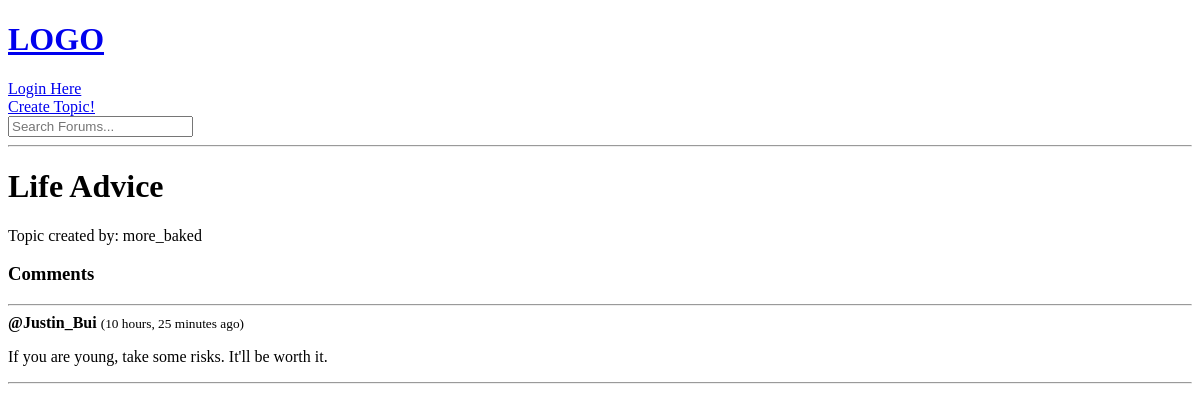
Page /topics/12/ on the earlier database version.
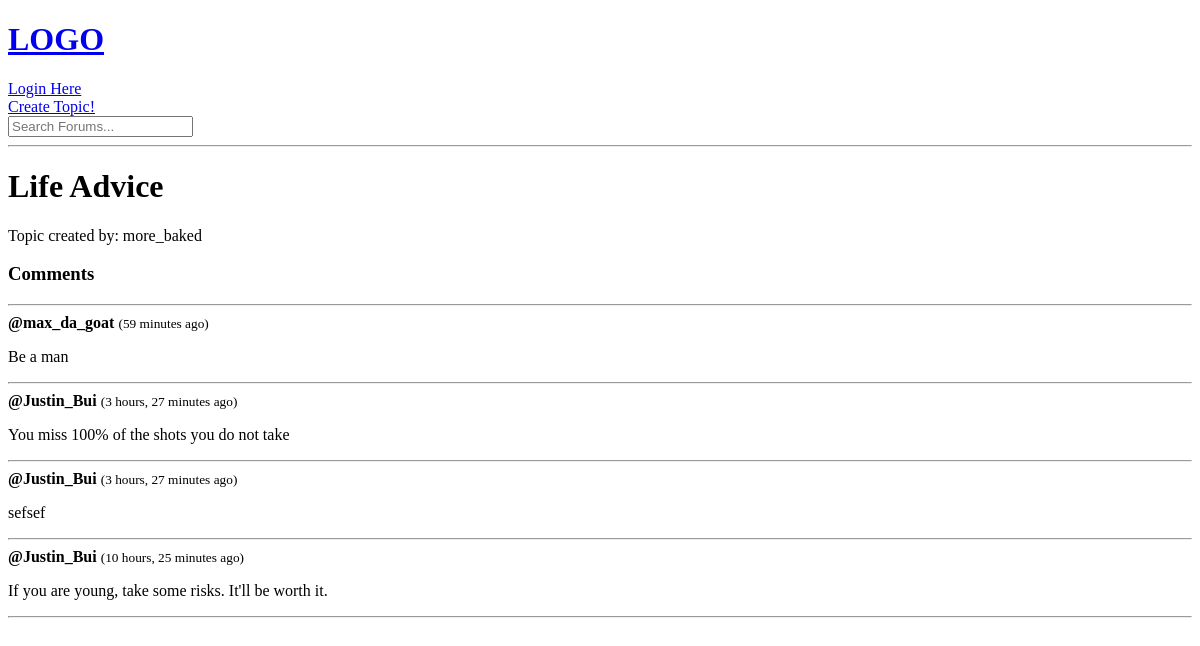
Same page on the later database version.
### forum/models.py (models this page shows, shortened)
class Message(models.Model):
    user = models.ForeignKey(User, on_delete=models.SET_NULL, null=True)
    topic = models.ForeignKey(Topic, on_delete=models.CASCADE)
    time_created = models.DateTimeField(auto_now_add=True)
    time_updated = models.DateTimeField(auto_now=True)
    message = models.TextField()

### forum/views.py (the view, shortened to what this page needs)
# urls.py: path('topics/<str:pk>/', views.topics, name='topic'),
def topics(request, pk): # Getting a specific topic (Based on primary key)
    topic = Topic.objects.get(id=pk)
    topic_messages = topic.message_set.all().order_by('-time_created')
    context = {'topic': topic, 'topic_messages':topic_messages}
    return render(request, 'forum/topic.html', context)

### forum/templates/forum/topic.html (shortened to what this page needs)
{% extends 'main.html' %}
{% block content %}
<h1>{{topic.title}}</h1>
<p>Topic created by: {{topic.creator}}</p>
<div class="comment-wrapper">
    <h3>Comments</h3>
    <hr/>
    {% for msg in topic_messages %}
        <div>
            <strong>@{{msg.user}}</strong> <small>({{msg.time_created|timesince}} ago)</small>
            <p>{{msg.message}}</p>
            <hr/>
        </div>
    {% endfor %}
</div>
{% endblock content %}

Differences in the rows shown:
added Message: user "max_da_goat", time_created "59 minutes", message "Be a man"
added Message: user "Justin_Bui", time_created "3 hours, 27 minutes", message "You miss 100% of the shots you do not take"
added Message: user "Justin_Bui", time_created "3 hours, 27 minutes", message "sefsef"
